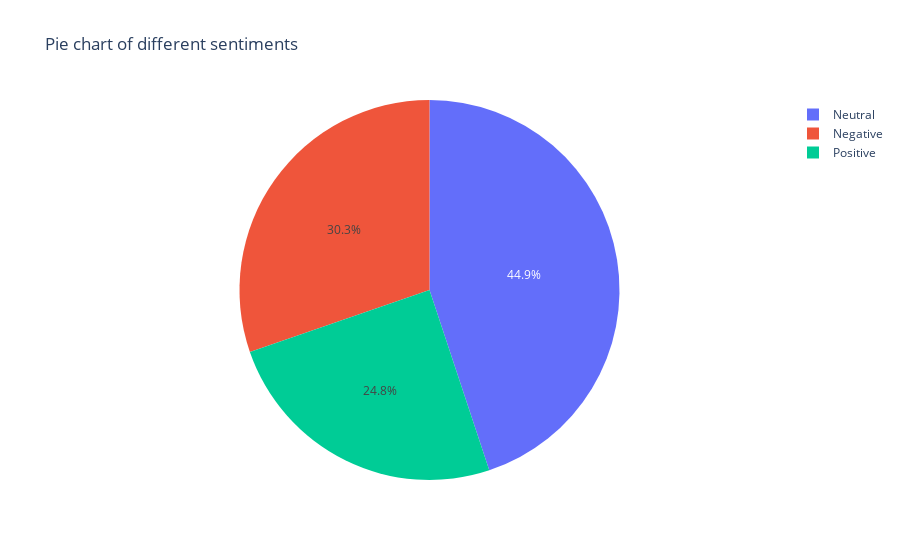

Source (notebook cell):
### Markdown cell above
In the headlines

there are approx

14000 positive statment

16000 negative statment

24000 neutral statment

### Code cell
#perform pie digram on headline score column
fig=px.pie(all_headlines,names='hl_score',title='Pie chart of different sentiments')
fig.show()

### Figure 1 — Plotly figure (JSON) as saved in the notebook; plotly's stock layout.template omitted (floating-point values rounded to 4 significant figures; data arrays with more than 128 entries replaced by an {"elided": "..."} marker saying what was removed)
{"data": [{"domain": {"x": [0, 1], "y": [0, 1]}, "hovertemplate": "hl_score=%{label}<extra></extra>", "labels": {"elided": "53258 str values"}, "legendgroup": "", "name": "", "showlegend": true, "type": "pie"}], "layout": {"legend": {"tracegroupgap": 0}, "title": {"text": "Pie chart of different sentiments"}}}
